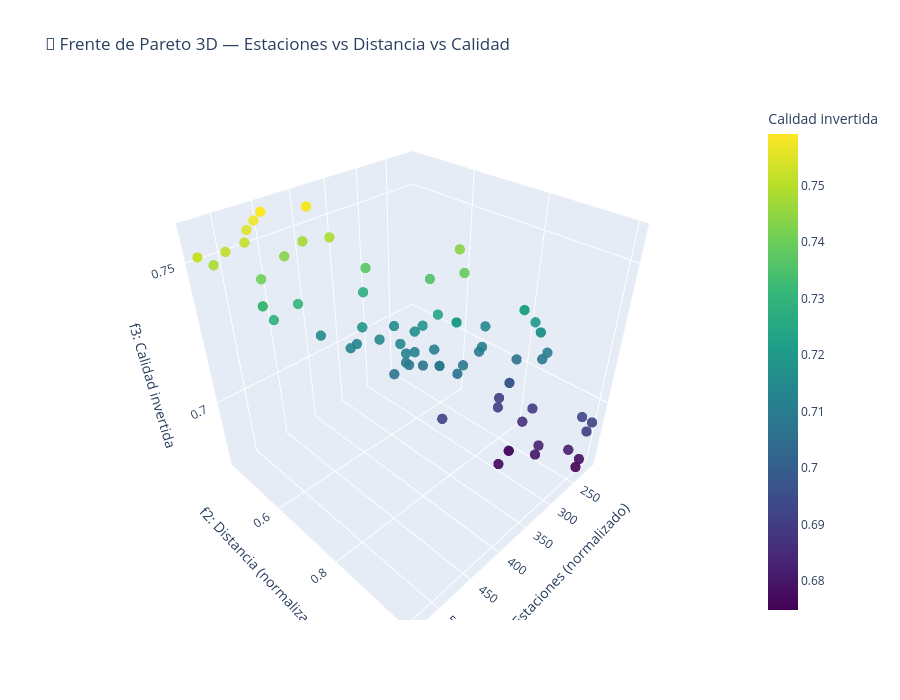

Here is the notebook cell this chart was saved with:
### Code cell
F = np.array(res.F)  # Asegurarse de que esté en formato numpy array

# Crear figura 3D interactiva
fig = go.Figure(data=[go.Scatter3d(
    x=F[:, 0],  # f1
    y=F[:, 1],  # f2
    z=F[:, 2],  # f3
    mode='markers',
    marker=dict(
        size=6,
        color=F[:, 2],          # color según calidad invertida
        colorscale='Viridis',   # escala de color bonita
        opacity=0.9,
        colorbar=dict(title="Calidad invertida")
    ),
    text=[f"Estaciones: {f1:.3f}<br>Distancia: {f2:.3f}<br>Calidad Inv: {f3:.3f}"
          for f1, f2, f3 in F],
    hoverinfo='text'
)])

# Configurar layout del gráfico
fig.update_layout(
    title="🌈 Frente de Pareto 3D — Estaciones vs Distancia vs Calidad",
    scene=dict(
        xaxis_title="f1: Estaciones (normalizado)",
        yaxis_title="f2: Distancia (normalizada)",
        zaxis_title="f3: Calidad invertida",
    ),
    width=900,
    height=700,
)

fig.show()

### Figure 1 — Plotly figure (JSON) as saved in the notebook; plotly's stock layout.template omitted (floating-point values rounded to 4 significant figures)
{"data": [{"hoverinfo": "text", "marker": {"color": [0.7518, 0.7095, 0.7323, 0.7323, 0.7391, 0.7518, 0.7366, 0.7355, 0.7191, 0.7101, 0.7108, 0.7323, 0.6929, 0.724, 0.7299, 0.7323, 0.6981, 0.7226, 0.7095, 0.6916, 0.7095, 0.7581, 0.7592, 0.7164, 0.7512, 0.6787, 0.7213, 0.7485, 0.7142, 0.7573, 0.6904, 0.7065, 0.7518, 0.7095, 0.7113, 0.7477, 0.7079, 0.7155, 0.6796, 0.7226, 0.7592, 0.7181, 0.7407, 0.6787, 0.7552, 0.6981, 0.7072, 0.6829, 0.6863, 0.7192, 0.712, 0.689, 0.7436, 0.72, 0.6912, 0.7581, 0.7213, 0.7146, 0.7082, 0.6893, 0.711, 0.7135, 0.7097, 0.6761, 0.6748, 0.7067, 0.7281, 0.7592, 0.7146, 0.7154, 0.7213, 0.7086, 0.7281, 0.7592, 0.7121, 0.7482, 0.7181, 0.7517, 0.7518, 0.6907, 0.7138, 0.6776, 0.7213, 0.7438, 0.6816], "colorbar": {"title": {"text": "Calidad invertida"}}, "colorscale": [[0, "#440154"], [0.1111, "#482878"], [0.2222, "#3e4989"], [0.3333, "#31688e"], [0.4444, "#26828e"], [0.5556, "#1f9e89"], [0.6667, "#35b779"], [0.7778, "#6ece58"], [0.8889, "#b5de2b"], [1, "#fde725"]], "opacity": 0.9, "size": 6}, "mode": "markers", "text": ["Estaciones: 528.648<br>Distancia: 0.424<br>Calidad Inv: 0.752", "Estaciones: 327.828<br>Distancia: 0.720<br>Calidad Inv: 0.710", "Estaciones: 473.422<br>Distancia: 0.460<br>Calidad Inv: 0.732", "Estaciones: 473.422<br>Distancia: 0.460<br>Calidad Inv: 0.732", "Estaciones: 287.664<br>Distancia: 0.716<br>Calidad Inv: 0.739", "Estaciones: 528.648<br>Distancia: 0.424<br>Calidad Inv: 0.752", "Estaciones: 347.910<br>Distancia: 0.525<br>Calidad Inv: 0.737", "Estaciones: 307.746<br>Distancia: 0.651<br>Calidad Inv: 0.735", "Estaciones: 317.787<br>Distancia: 0.649<br>Calidad Inv: 0.719", "Estaciones: 272.602<br>Distancia: 0.749<br>Calidad Inv: 0.710", "Estaciones: 217.377<br>Distancia: 0.866<br>Calidad Inv: 0.711", "Estaciones: 473.422<br>Distancia: 0.460<br>Calidad Inv: 0.732", "Estaciones: 217.377<br>Distancia: 0.979<br>Calidad Inv: 0.693", "Estaciones: 307.746<br>Distancia: 0.677<br>Calidad Inv: 0.724", "Estaciones: 433.258<br>Distancia: 0.480<br>Calidad Inv: 0.730", "Estaciones: 473.422<br>Distancia: 0.460<br>Calidad Inv: 0.732", "Estaciones: 247.500<br>Distancia: 0.810<br>Calidad Inv: 0.698", "Estaciones: 217.377<br>Distancia: 0.792<br>Calidad Inv: 0.723", "Estaciones: 227.418<br>Distancia: 0.866<br>Calidad Inv: 0.710", "Estaciones: 212.357<br>Distancia: 1.001<br>Calidad Inv: 0.692", "Estaciones: 327.828<br>Distancia: 0.720<br>Calidad Inv: 0.710", "Estaciones: 398.115<br>Distancia: 0.455<br>Calidad Inv: 0.758", "Estaciones: 448.320<br>Distancia: 0.428<br>Calidad Inv: 0.759", "Estaciones: 322.807<br>Distancia: 0.632<br>Calidad Inv: 0.716", "Estaciones: 498.525<br>Distancia: 0.432<br>Calidad Inv: 0.751", "Estaciones: 282.643<br>Distancia: 0.872<br>Calidad Inv: 0.679", "Estaciones: 292.684<br>Distancia: 0.709<br>Calidad Inv: 0.721", "Estaciones: 383.053<br>Distancia: 0.488<br>Calidad Inv: 0.748", "Estaciones: 357.951<br>Distancia: 0.584<br>Calidad Inv: 0.714", "Estaciones: 458.361<br>Distancia: 0.428<br>Calidad Inv: 0.757", "Estaciones: 267.582<br>Distancia: 0.810<br>Calidad Inv: 0.690", "Estaciones: 312.766<br>Distancia: 0.749<br>Calidad Inv: 0.706", "Estaciones: 528.648<br>Distancia: 0.424<br>Calidad Inv: 0.752", "Estaciones: 327.828<br>Distancia: 0.720<br>Calidad Inv: 0.710", "Estaciones: 267.582<br>Distancia: 0.749<br>Calidad Inv: 0.711", "Estaciones: 408.156<br>Distancia: 0.455<br>Calidad Inv: 0.748", "Estaciones: 373.012<br>Distancia: 0.660<br>Calidad Inv: 0.708", "Estaciones: 408.156<br>Distancia: 0.487<br>Calidad Inv: 0.715", "Estaciones: 267.582<br>Distancia: 0.927<br>Calidad Inv: 0.680", "Estaciones: 217.377<br>Distancia: 0.792<br>Calidad Inv: 0.723", "Estaciones: 448.320<br>Distancia: 0.428<br>Calidad Inv: 0.759", "Estaciones: 222.398<br>Distancia: 0.847<br>Calidad Inv: 0.718", "Estaciones: 468.402<br>Distancia: 0.455<br>Calidad Inv: 0.741", "Estaciones: 282.643<br>Distancia: 0.872<br>Calidad Inv: 0.679", "Estaciones: 468.402<br>Distancia: 0.428<br>Calidad Inv: 0.755", "Estaciones: 247.500<br>Distancia: 0.810<br>Calidad Inv: 0.698", "Estaciones: 332.848<br>Distancia: 0.677<br>Calidad Inv: 0.707", "Estaciones: 262.561<br>Distancia: 0.927<br>Calidad Inv: 0.683", "Estaciones: 252.520<br>Distancia: 0.864<br>Calidad Inv: 0.686", "Estaciones: 373.012<br>Distancia: 0.558<br>Calidad Inv: 0.719", "Estaciones: 337.869<br>Distancia: 0.660<br>Calidad Inv: 0.712", "Estaciones: 232.439<br>Distancia: 0.864<br>Calidad Inv: 0.689", "Estaciones: 428.238<br>Distancia: 0.436<br>Calidad Inv: 0.744", "Estaciones: 217.377<br>Distancia: 0.824<br>Calidad Inv: 0.720", "Estaciones: 337.869<br>Distancia: 0.749<br>Calidad Inv: 0.691", "Estaciones: 398.115<br>Distancia: 0.455<br>Calidad Inv: 0.758", "Estaciones: 292.684<br>Distancia: 0.709<br>Calidad Inv: 0.721", "Estaciones: 347.910<br>Distancia: 0.632<br>Calidad Inv: 0.715", "Estaciones: 347.910<br>Distancia: 0.660<br>Calidad Inv: 0.708", "Estaciones: 222.398<br>Distancia: 1.001<br>Calidad Inv: 0.689", "Estaciones: 312.766<br>Distancia: 0.677<br>Calidad Inv: 0.711", "Estaciones: 393.094<br>Distancia: 0.558<br>Calidad Inv: 0.713", "Estaciones: 352.930<br>Distancia: 0.660<br>Calidad Inv: 0.710", "Estaciones: 302.725<br>Distancia: 0.872<br>Calidad Inv: 0.676", "Estaciones: 232.439<br>Distancia: 1.001<br>Calidad Inv: 0.675", "Estaciones: 237.459<br>Distancia: 0.810<br>Calidad Inv: 0.707", "Estaciones: 468.402<br>Distancia: 0.480<br>Calidad Inv: 0.728", "Estaciones: 448.320<br>Distancia: 0.428<br>Calidad Inv: 0.759", "Estaciones: 242.480<br>Distancia: 0.720<br>Calidad Inv: 0.715", "Estaciones: 327.828<br>Distancia: 0.574<br>Calidad Inv: 0.715", "Estaciones: 292.684<br>Distancia: 0.709<br>Calidad Inv: 0.721", "Estaciones: 302.725<br>Distancia: 0.749<br>Calidad Inv: 0.709", "Estaciones: 352.930<br>Distancia: 0.523<br>Calidad Inv: 0.728", "Estaciones: 448.320<br>Distancia: 0.428<br>Calidad Inv: 0.759", "Estaciones: 347.910<br>Distancia: 0.651<br>Calidad Inv: 0.712", "Estaciones: 513.586<br>Distancia: 0.428<br>Calidad Inv: 0.748", "Estaciones: 222.398<br>Distancia: 0.847<br>Calidad Inv: 0.718", "Estaciones: 473.422<br>Distancia: 0.428<br>Calidad Inv: 0.752", "Estaciones: 528.648<br>Distancia: 0.424<br>Calidad Inv: 0.752", "Estaciones: 252.520<br>Distancia: 0.792<br>Calidad Inv: 0.691", "Estaciones: 383.053<br>Distancia: 0.558<br>Calidad Inv: 0.714", "Estaciones: 227.418<br>Distancia: 1.001<br>Calidad Inv: 0.678", "Estaciones: 292.684<br>Distancia: 0.709<br>Calidad Inv: 0.721", "Estaciones: 272.602<br>Distancia: 0.677<br>Calidad Inv: 0.744", "Estaciones: 237.459<br>Distancia: 0.979<br>Calidad Inv: 0.682"], "type": "scatter3d", "x": [528.6, 327.8, 473.4, 473.4, 287.7, 528.6, 347.9, 307.7, 317.8, 272.6, 217.4, 473.4, 217.4, 307.7, 433.3, 473.4, 247.5, 217.4, 227.4, 212.4, 327.8, 398.1, 448.3, 322.8, 498.5, 282.6, 292.7, 383.1, 358.0, 458.4, 267.6, 312.8, 528.6, 327.8, 267.6, 408.2, 373.0, 408.2, 267.6, 217.4, 448.3, 222.4, 468.4, 282.6, 468.4, 247.5, 332.8, 262.6, 252.5, 373.0, 337.9, 232.4, 428.2, 217.4, 337.9, 398.1, 292.7, 347.9, 347.9, 222.4, 312.8, 393.1, 352.9, 302.7, 232.4, 237.5, 468.4, 448.3, 242.5, 327.8, 292.7, 302.7, 352.9, 448.3, 347.9, 513.6, 222.4, 473.4, 528.6, 252.5, 383.1, 227.4, 292.7, 272.6, 237.5], "y": [0.4243, 0.7197, 0.4603, 0.4603, 0.7163, 0.4243, 0.5248, 0.651, 0.6486, 0.7494, 0.8659, 0.4603, 0.9794, 0.6771, 0.4803, 0.4603, 0.81, 0.7917, 0.8659, 1.001, 0.7197, 0.4548, 0.428, 0.6324, 0.432, 0.8725, 0.7087, 0.4884, 0.5836, 0.428, 0.81, 0.7494, 0.4243, 0.7197, 0.7494, 0.4548, 0.6597, 0.4871, 0.9271, 0.7917, 0.428, 0.8471, 0.4548, 0.8725, 0.428, 0.81, 0.6771, 0.9271, 0.8643, 0.5577, 0.6597, 0.8643, 0.4359, 0.8243, 0.7494, 0.4548, 0.7087, 0.6324, 0.6603, 1.001, 0.6771, 0.5577, 0.6597, 0.8725, 1.001, 0.81, 0.4803, 0.428, 0.7197, 0.574, 0.7087, 0.7494, 0.5234, 0.428, 0.651, 0.428, 0.8471, 0.428, 0.4243, 0.7917, 0.5577, 1.001, 0.7087, 0.6771, 0.9794], "z": [0.7518, 0.7095, 0.7323, 0.7323, 0.7391, 0.7518, 0.7366, 0.7355, 0.7191, 0.7101, 0.7108, 0.7323, 0.6929, 0.724, 0.7299, 0.7323, 0.6981, 0.7226, 0.7095, 0.6916, 0.7095, 0.7581, 0.7592, 0.7164, 0.7512, 0.6787, 0.7213, 0.7485, 0.7142, 0.7573, 0.6904, 0.7065, 0.7518, 0.7095, 0.7113, 0.7477, 0.7079, 0.7155, 0.6796, 0.7226, 0.7592, 0.7181, 0.7407, 0.6787, 0.7552, 0.6981, 0.7072, 0.6829, 0.6863, 0.7192, 0.712, 0.689, 0.7436, 0.72, 0.6912, 0.7581, 0.7213, 0.7146, 0.7082, 0.6893, 0.711, 0.7135, 0.7097, 0.6761, 0.6748, 0.7067, 0.7281, 0.7592, 0.7146, 0.7154, 0.7213, 0.7086, 0.7281, 0.7592, 0.7121, 0.7482, 0.7181, 0.7517, 0.7518, 0.6907, 0.7138, 0.6776, 0.7213, 0.7438, 0.6816]}], "layout": {"height": 700, "scene": {"xaxis": {"title": {"text": "f1: Estaciones (normalizado)"}}, "yaxis": {"title": {"text": "f2: Distancia (normalizada)"}}, "zaxis": {"title": {"text": "f3: Calidad invertida"}}}, "title": {"text": "🌈 Frente de Pareto 3D — Estaciones vs Distancia vs Calidad"}, "width": 900}}
